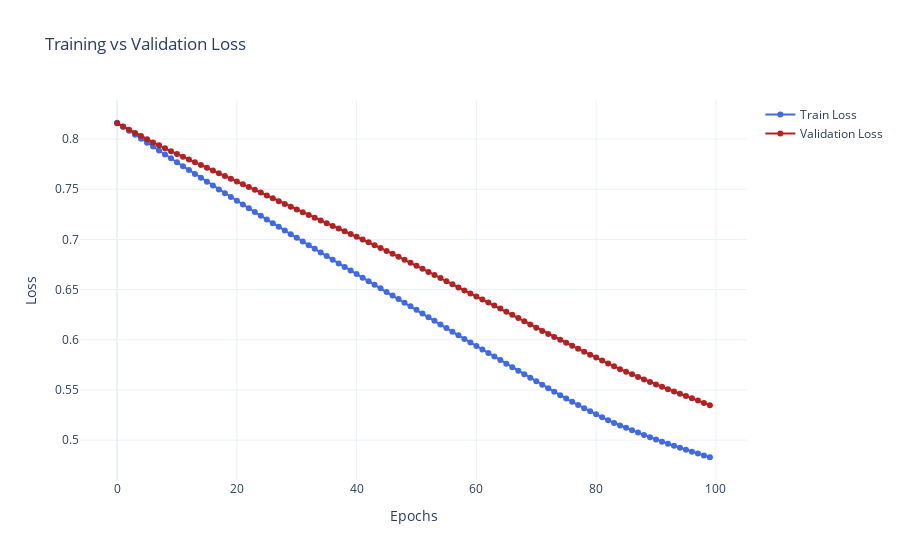

The notebook cell saved with this chart:
### Markdown cell above
### Loss Function Comparison (100 Epochs, 32 Hidden Units, Adam Optimizer)


- **MAE Loss**  
  - **Test MSE:** 0.3874  
  - **Test MAE:** 0.4876

### Code cell
model = Network(input_features=tensor_x_train.shape[1], hidden_size1= 32, output_size=1)
train_model(model, tensor_x_train, tensor_y_train, tensor_x_val, tensor_y_val, epochs=100, loss_type='mae',optimizer_type='adam')
test_model(model,tensor_x_test, tensor_y_test )
